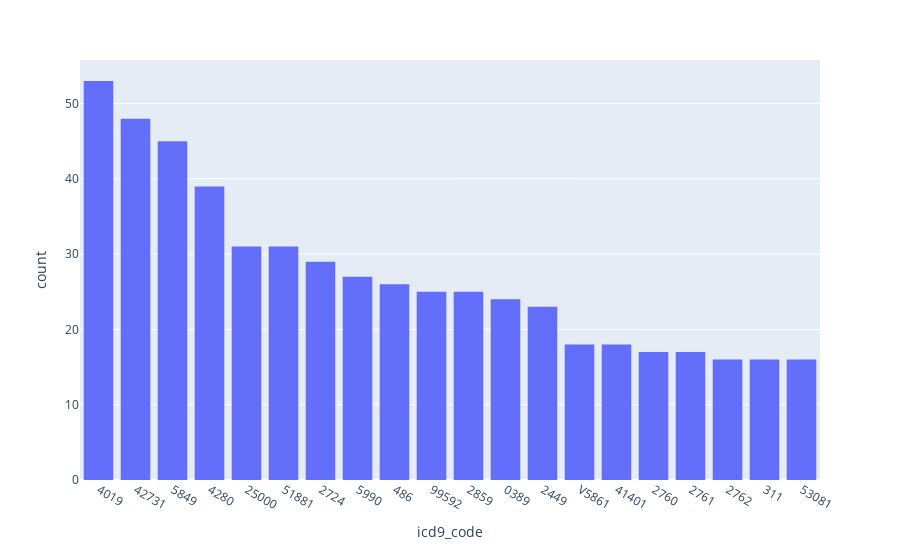

Write notebook code for a chart like this one.
### Code cell
fig = px.histogram(df_target, x="icd9_code")
fig.show()

### Figure 1 — Plotly figure (JSON) as saved in the notebook; plotly's stock layout.template omitted (floating-point values rounded to 4 significant figures; data arrays with more than 128 entries replaced by an {"elided": "..."} marker saying what was removed)
{"data": [{"alignmentgroup": "True", "bingroup": "x", "hovertemplate": "icd9_code=%{x}<br>count=%{y}<extra></extra>", "legendgroup": "", "marker": {"color": "#636efa", "pattern": {"shape": ""}}, "name": "", "offsetgroup": "", "orientation": "v", "showlegend": false, "type": "histogram", "x": {"elided": "544 str values"}, "xaxis": "x", "yaxis": "y"}], "layout": {"barmode": "relative", "legend": {"tracegroupgap": 0}, "margin": {"t": 60}, "xaxis": {"anchor": "y", "domain": [0, 1], "title": {"text": "icd9_code"}}, "yaxis": {"anchor": "x", "domain": [0, 1], "title": {"text": "count"}}}}
